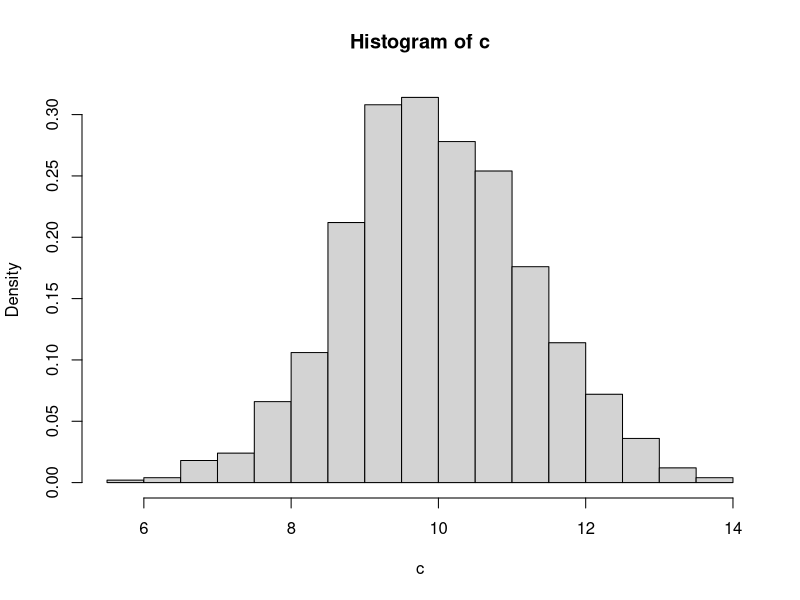
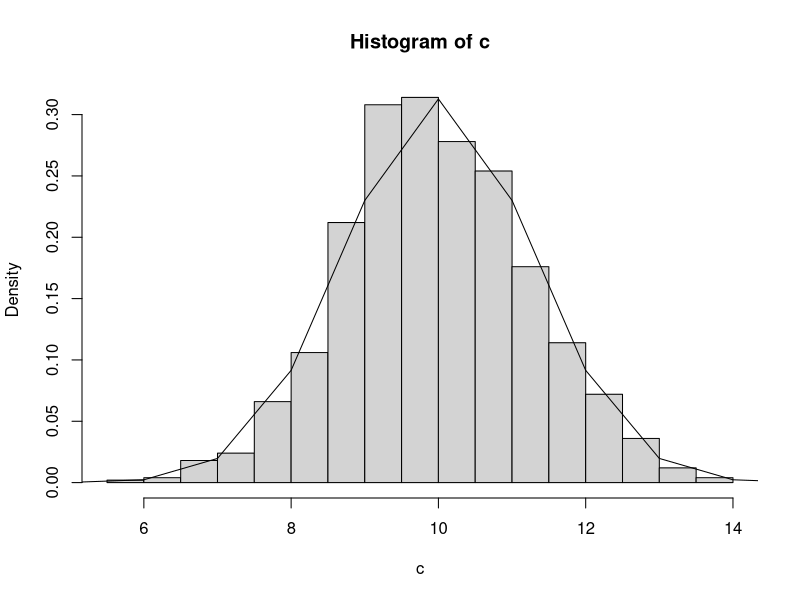
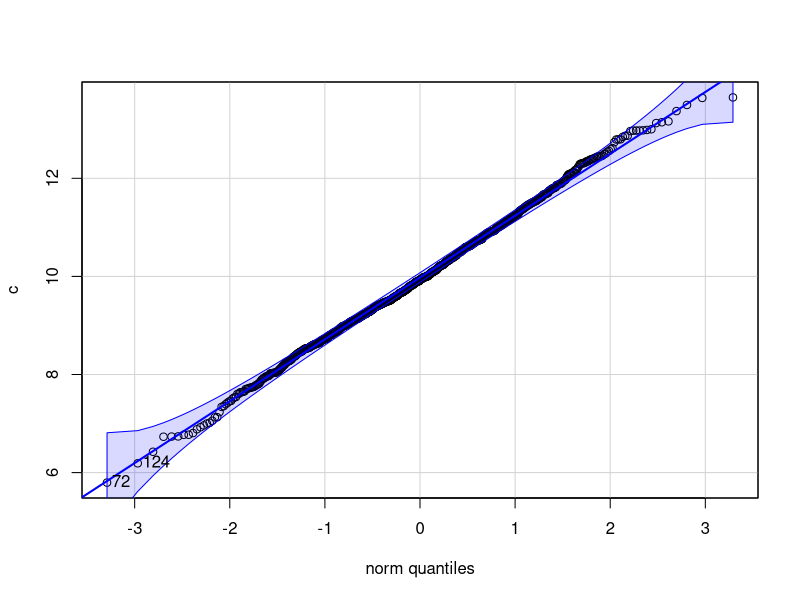
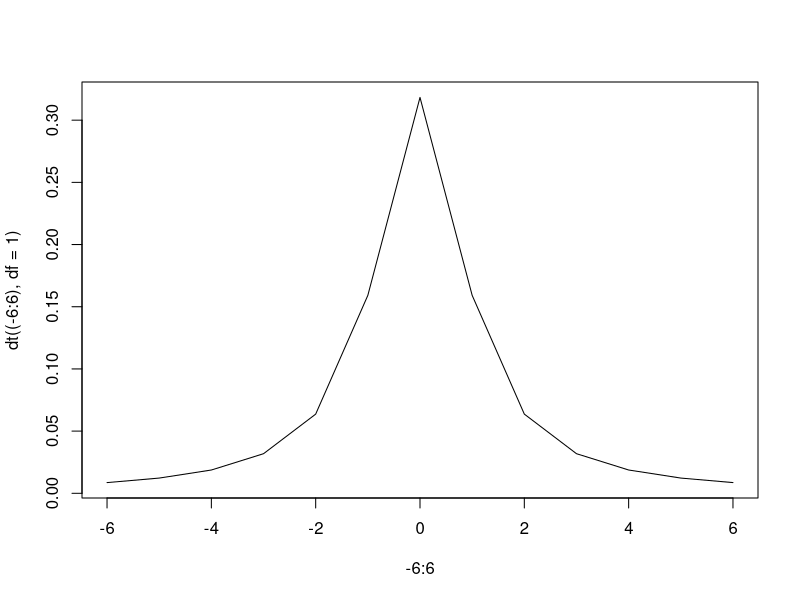
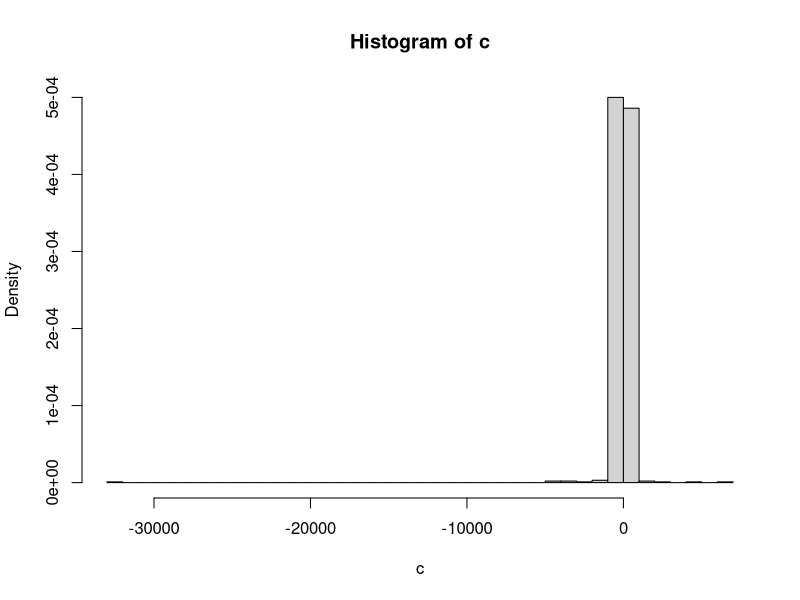

Generate these figures, in order, with R:
#1
c <-NULL
for (i in 1:1000) {
  x <- sum(runif(20))
  c <- append(c,x)
}

#a)

hist(c,freq=FALSE, breaks = 25)
m = mean(c)
v = var(c)

#b)
hist(c,freq=FALSE, breaks = 25)
lines(5:15,dnorm(5:15, mean=10, sd=sqrt(v)))

#c)

library(car)
qqPlot(c)

#d)
plot(-6:6,dt((-6:6),df=1),type='l')

#e
c <-NULL
for (i in 1:1000) {
  x <- sum(rt(n=20,df=1))
  c <- append(c,x)
}
hist(c,freq=FALSE, breaks = 50)
mean(c)

#immer um null herum

